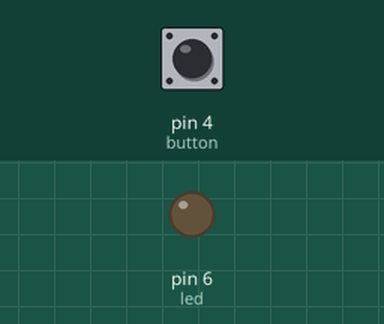
Recording of a sketch running on a simulated Arduino Uno, built with avr-gcc and run on an emulated ATmega328P. On the bench: output pins drawn as LEDs (lit = HIGH). Dashed ring = blinking. The test bench sets the inputs (shaded band); at power-on: pin 4 (button) HIGH.

Above: at 1.2 s.
1.3 s: pin 4 (button) pulled LOW for 1 s
At 2.7 s:
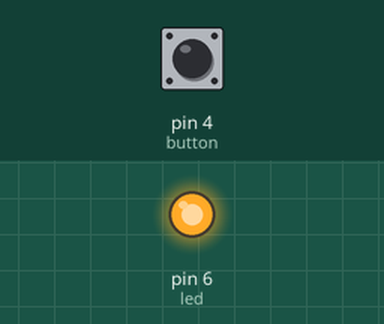
3.8 s: pin 4 (button) pulled LOW for 0.15 s
At 5.0 s:
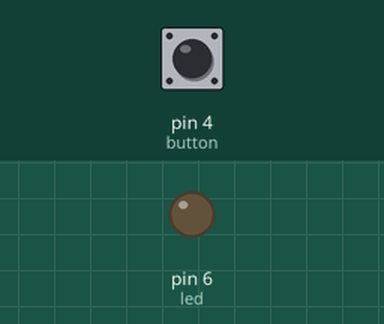
5.4 s: pin 4 (button) pulled LOW for 3.2 s
At 8.5 s:
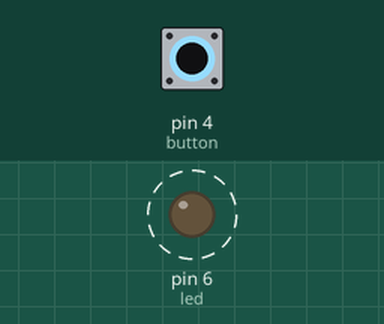
Timing chart, 0 to 10.0 s (numbered marks = the images above; inputs shaded):
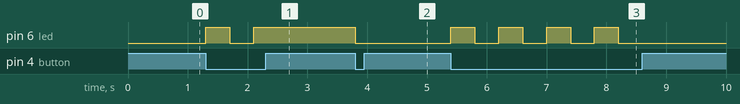

The sketch:

button-led-toggle.ino
```cpp
int button = 4;
int led = 6;
int ledState = 0;  //led 상태(LOW)

void setup() {
  pinMode(button, INPUT);
  pinMode(led, OUTPUT);

}

//버튼을 누르면 LED가 계속 켜있고, 누르지 않으면 계속 꺼짐
//전등 스위치 구현
void loop() {
  int value = digitalRead(button);

  if(value == 0){  //버튼을 누르면
     if(ledState == 0){
        digitalWrite(led, HIGH);
        delay(400);   //디바운싱(불완전하게 점멸) 문제 해결
        ledState = !ledState; //ledState = 1과 같음
     }
     else{
        digitalWrite(led, LOW);
        delay(400);
        ledState = !ledState; //ledState = 0과 같음
     }
  }
}
```

Measured:
- after the input at 1.3 s, pin 6 (led): LOW → HIGH at once, → LOW 0.40 s later, → HIGH 0.40 s later
- after the input at 3.8 s, pin 6 (led): HIGH → LOW at once
- after the input at 5.4 s, pin 6 (led): alternates HIGH for 0.40 s and LOW for 0.40 s, 8 changes in all, then stays LOW, starting at once
